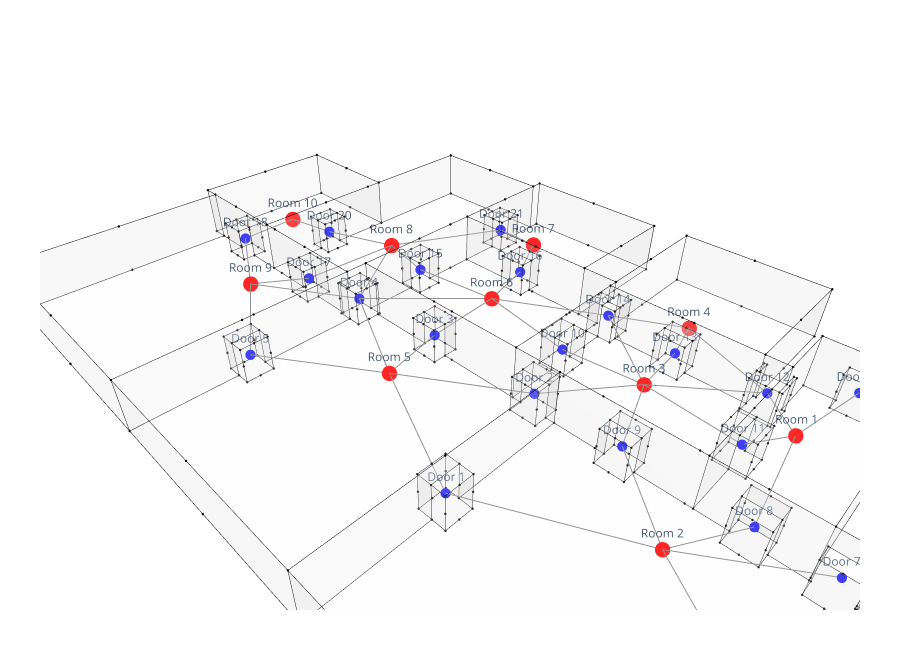

The code cell stored with this chart in its notebook:
### Markdown cell above
## 14. Generate the door-space connection graph
This graph is bipartite: one type of node is a room, and the other type is a door.

### Code cell
room_graph_vertices = []
room_vertex_map_g3 = {}
for cell_id, center in room_centers:
    v = Vertex.ByCoordinates(Vertex.X(center), Vertex.Y(center), Vertex.Z(center))
    d = Dictionary.ByKeysValues(["label", "color", "size"], [room_label[cell_id], "red", 18])
    Topology.SetDictionary(v, d)
    room_graph_vertices.append(v)
    room_vertex_map_g3[cell_id] = v

door_graph_vertices = []
door_graph_edges = []

for i, door in enumerate(door_components, start=1):
    door_lbl = f"Door {i}"
    dc = door["center"]
    dv = Vertex.ByCoordinates(Vertex.X(dc), Vertex.Y(dc), Vertex.Z(dc))
    Topology.SetDictionary(dv, Dictionary.ByKeysValues(["label", "color", "size"], [door_lbl, "blue", 12]))
    door_graph_vertices.append(dv)

    for room_id in door["rooms"]:
        e = Edge.ByVertices([dv, room_vertex_map_g3[room_id]])
        Topology.SetDictionary(e, Dictionary.ByKeysValues(["width", "color"], [2, "gray"]))
        door_graph_edges.append(e)

g3 = Graph.ByVerticesEdges(room_graph_vertices + door_graph_vertices, door_graph_edges)

print("Door-space graph vertices:", len(Graph.Vertices(g3)))
print("Door-space graph edges:", len(Graph.Edges(g3)))

Topology.Show(house, g3,
              vertexSizeKey="size",
              vertexColorKey="color",
              edgeWidthKey="width",
              edgeColorKey="color",
              vertexLabelKey="label",
              showVertexLabel=True,
              faceOpacity=0.15,
              width=900,
              height=650,
              backgroundColor="white",
              renderer=renderer)

### Figure 1 — Plotly figure (JSON) as saved in the notebook; plotly's stock layout.template omitted (floating-point values rounded to 4 significant figures; data arrays with more than 128 entries replaced by an {"elided": "..."} marker saying what was removed)
{"data": [{"customdata": {"elided": "525 str values"}, "hoverinfo": "text", "hovertemplate": {"elided": "525 str values"}, "hovertext": {"elided": "525 str values"}, "legendgroup": "1", "legendrank": 1, "marker": {"color": {"elided": "525 str values"}, "line": {"width": 0}, "opacity": 1, "size": {"elided": "525 float values"}, "sizemode": "diameter", "symbol": "circle"}, "mode": "markers+text", "name": "1: Untitled (Vertices)", "showlegend": false, "text": {"elided": "525 str values"}, "type": "scatter3d", "x": {"elided": "525 float values"}, "y": {"elided": "525 float values"}, "z": {"elided": "525 int values"}}, {"hoverinfo": "text", "hovertext": [], "legendgroup": "2", "legendrank": 2, "line": {"color": "#000000", "dash": "solid", "width": 1}, "marker": {"color": "#000000", "size": 0.25, "symbol": "circle"}, "mode": "markers+lines", "name": "1: Untitled (Edges)", "showlegend": false, "text": [], "type": "scatter3d", "x": {"elided": "2208 float values"}, "y": {"elided": "2208 float values"}, "z": {"elided": "2208 int values"}}, {"cmax": 1, "cmin": 0, "color": "#FAFAFA", "colorscale": [[0, "#440154"], [0.1111, "#482878"], [0.2222, "#3e4989"], [0.3333, "#31688e"], [0.4444, "#26828e"], [0.5556, "#1f9e89"], [0.6667, "#35b779"], [0.7778, "#6ece58"], [0.8889, "#b5de2b"], [1, "#fde725"]], "flatshading": true, "hoverinfo": "text", "hovertext": "", "i": {"elided": "1188 int values"}, "j": {"elided": "1188 int values"}, "k": {"elided": "1188 int values"}, "legendgroup": "3", "legendrank": 3, "lighting": {"facenormalsepsilon": 0}, "name": "1: Untitled (Faces)", "opacity": 0.15, "showlegend": false, "showscale": false, "text": "", "type": "mesh3d", "x": {"elided": "525 float values"}, "y": {"elided": "525 float values"}, "z": {"elided": "525 int values"}}, {"hoverinfo": "text", "hovertext": [], "legendgroup": "6", "legendrank": 6, "line": {"color": "#808080", "dash": "solid", "width": 2}, "marker": {"color": "#808080", "size": 0.5, "symbol": "circle"}, "mode": "markers+lines", "name": "2: Untitled Graph (Edges)", "showlegend": false, "text": [], "type": "scatter3d", "x": {"elided": "129 float values"}, "y": {"elided": "129 float values"}, "z": {"elided": "129 float values"}}, {"customdata": ["Room 1", "Room 2", "Room 5", "Room 3", "Room 4", "Room 6", "Room 7", "Room 8", "Room 9", "Room 10", "Door 18", "Door 6", "Door 5", "Door 11", "Door 20", "Door 3", "Door 17", "Door 9", "Door 19", "Door 8", "Door 7", "Door 16", "Door 15", "Door 2", "Door 12", "Door 14", "Door 10", "Door 21", "Door 4", "Door 13", "Door 1"], "hoverinfo": "text", "hovertemplate": ["Click Room 1", "Click Room 2", "Click Room 5", "Click Room 3", "Click Room 4", "Click Room 6", "Click Room 7", "Click Room 8", "Click Room 9", "Click Room 10", "Click Door 18", "Click Door 6", "Click Door 5", "Click Door 11", "Click Door 20", "Click Door 3", "Click Door 17", "Click Door 9", "Click Door 19", "Click Door 8", "Click Door 7", "Click Door 16", "Click Door 15", "Click Door 2", "Click Door 12", "Click Door 14", "Click Door 10", "Click Door 21", "Click Door 4", "Click Door 13", "Click Door 1"], "hovertext": ["Room 1", "Room 2", "Room 5", "Room 3", "Room 4", "Room 6", "Room 7", "Room 8", "Room 9", "Room 10", "Door 18", "Door 6", "Door 5", "Door 11", "Door 20", "Door 3", "Door 17", "Door 9", "Door 19", "Door 8", "Door 7", "Door 16", "Door 15", "Door 2", "Door 12", "Door 14", "Door 10", "Door 21", "Door 4", "Door 13", "Door 1"], "legendgroup": "5", "legendrank": 5, "marker": {"color": ["#FF0000", "#FF0000", "#FF0000", "#FF0000", "#FF0000", "#FF0000", "#FF0000", "#FF0000", "#FF0000", "#FF0000", "#0000FF", "#0000FF", "#0000FF", "#0000FF", "#0000FF", "#0000FF", "#0000FF", "#0000FF", "#0000FF", "#0000FF", "#0000FF", "#0000FF", "#0000FF", "#0000FF", "#0000FF", "#0000FF", "#0000FF", "#0000FF", "#0000FF", "#0000FF", "#0000FF"], "line": {"width": 0}, "opacity": 1, "size": [18, 18, 18, 18, 18, 18, 18, 18, 18, 18, 12, 12, 12, 12, 12, 12, 12, 12, 12, 12, 12, 12, 12, 12, 12, 12, 12, 12, 12, 12, 12], "sizemode": "diameter", "symbol": "circle"}, "mode": "markers+text", "name": "2: Untitled Graph (Vertices)", "showlegend": false, "text": ["Room 1", "Room 2", "Room 5", "Room 3", "Room 4", "Room 6", "Room 7", "Room 8", "Room 9", "Room 10", "Door 18", "Door 6", "Door 5", "Door 11", "Door 20", "Door 3", "Door 17", "Door 9", "Door 19", "Door 8", "Door 7", "Door 16", "Door 15", "Door 2", "Door 12", "Door 14", "Door 10", "Door 21", "Door 4", "Door 13", "Door 1"], "type": "scatter3d", "x": [78.03, 41.96, 40.19, 71.37, 92.82, 72.91, 98.4, 73.33, 38.82, 64.22, 50.9, 28, 25.63, 71, 68.4, 56, 50.9, 56, 99, 56, 56, 88, 72, 56, 86.47, 87, 71.07, 100.8, 53.45, 86, 28], "y": [19.17, 23.1, 80.42, 44.57, 47.48, 84.0, 93.15, 117.9, 126.7, 147.2, 149.2, -1e-06, 106, 25, 137, 84.5, 121.5, 39, 15.79, 15.79, 3.29, 88.5, 106, 58, 27.69, 63.0, 63.0, 106, 106, 46.32, 53], "z": [4.923, 4.741, 5.039, 5.01, 5.565, 5.149, 5.143, 5.108, 5.143, 5.143, 3.692, 3.692, 3.429, 3.692, 3.692, 3.692, 3.692, 4, 3.692, 3.692, 4, 3.692, 3.692, 4, 4, 4, 3.429, 3.692, 4, 3.429, 3.692]}], "layout": {"autosize": true, "height": 650, "margin": {"b": 40, "l": 40, "r": 40, "t": 40}, "paper_bgcolor": "#FFFFFF", "plot_bgcolor": "#FFFFFF", "scene": {"aspectmode": "data", "camera": {"center": {"x": 0, "y": 0, "z": 0}, "eye": {"x": -1.25, "y": -1.25, "z": 1.25}, "projection": {"type": "perspective"}, "up": {"x": 0, "y": 0, "z": 1}}, "xaxis": {"visible": false}, "yaxis": {"visible": false}, "zaxis": {"visible": false}}, "showlegend": true, "width": 900, "xaxis": {"showgrid": false, "visible": false, "zeroline": false}, "yaxis": {"showgrid": false, "visible": false, "zeroline": false}}}
